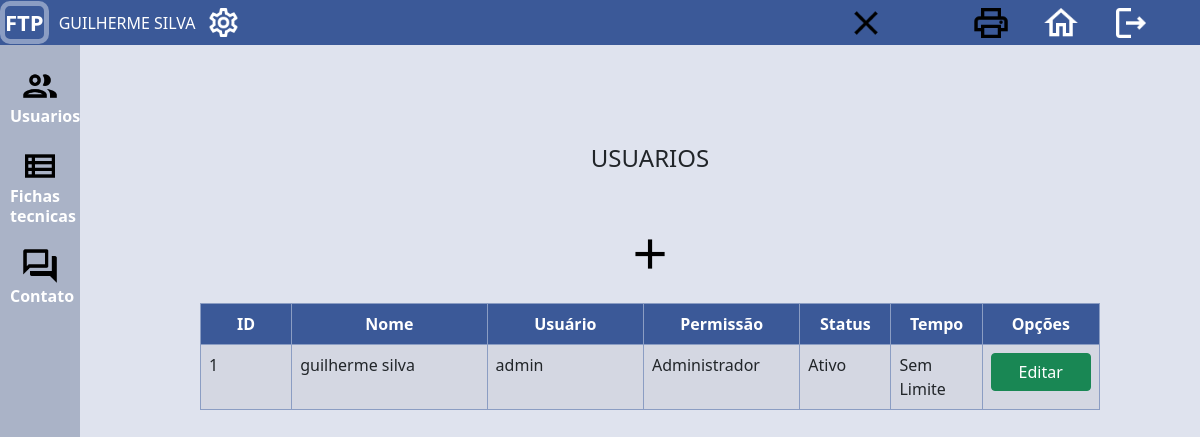
/paginas/admin/main.php?pagina=../../classes/usuario/visualizar_usuario (signed in), run on the app's committed database.
### tables this page shows
CREATE TABLE `usuarios` (
  `id` int(11) NOT NULL,
  `nome` varchar(60) DEFAULT NULL,
  `email` varchar(60) DEFAULT NULL,
  `user` varchar(60) DEFAULT NULL,
  `pass` varchar(60) DEFAULT NULL,
  `permissao` varchar(1) DEFAULT NULL,
  `status` varchar(1) DEFAULT NULL,
  `tempo` int(11) DEFAULT NULL,
  `telefone` varchar(32) DEFAULT NULL,
  `dataCadastro` varchar(64) DEFAULT NULL,
  `dataCadastroUnix` varchar(64) DEFAULT NULL,
  `idAdm` int(11) DEFAULT NULL,
  `excluido` varchar(1) DEFAULT NULL,
  `ativo` int(1) DEFAULT 1,
  `setor` int(64) DEFAULT NULL,
  `nasc` date DEFAULT NULL
);

### classes/usuario/visualizar_usuario.php (the view, shortened to what this page needs)
<center style="margin-left: 100px; margin-top: 100px !important; position: relative !important;">
            <h4>USUARIOS</h4>
<br><br>
        <?php
        include("../../config/config.php");
        global $pdo;
        $consulta = $pdo->query("SELECT * FROM usuarios;");
        echo "<table class='table table-striped table-bordered table-condensed table-hover' style='margin-left: 100px; table-layout:fixed; max-width: 900px; word-wrap: break-word; !important; position: absolute;'>";
        echo "<thead>";
        echo "<tr>";
        echo "<div class='thead'>";
        echo "<th scope='col' style='width: 70px;'>ID</th>";
        echo "<th scope='col' style='width: 150px;'>Nome</th>";
        echo "<th scope='col' style='width: 120px;'>Usuário</th>";
        echo "<th scope='col' style='width: 120px;'>Permissão</th>";
        echo "<th scope='col' style='width: 70px;'>Status</th>";
        echo "<th scope='col' style='width: 70px;'>Tempo</th>";
        echo "<th scope='col' style='width: 90px;'>Opções</th>";
        echo "</div>";
        echo "</tr>";
        echo "</thead>";
        echo "<a href='?pagina=../../paginas/cadastros/cadastrar_usuario'>";
        echo "<img src='../../imagens/navbar/plus.png' alt='botao-ativar-informativo' width='50' title='Novo Usuario'>";
        echo "</a>";
        echo "<br><br>";
        while ($linha = $consulta->fetch(PDO::FETCH_ASSOC)) {
            if($linha['status'] != 2){
                $linha['tempo'] = "Sem Limite";
            }
            else{
                $linha['tempo'] = (($linha['tempo'] - time()));
                $dias = ($linha['tempo'] / 86400 % 86400);
                $dias = intval($dias);
                $horas = ($linha['tempo'] / 3600 % 24);
                $horas = intval($horas);
                $minutos = ($linha['tempo'] /60 %60);
                $minutos = intval($minutos);
                $segundos = ($linha['tempo'] % 60);
                $segundos = intval($segundos);
                $diaFinal = ($linha['tempo'] + time());
                $diaFinal = gmdate("d/m/y á\s\ H:i:s", ($diaFinal + $fusoHorario));
                if($linha['tempo'] <= 0){
                    $linha['tempo'] = "Tempo Esgotado";
                }
                else{
                    $linha['tempo'] = ("Tempo restante: " .$dias." dias, ". $horas . ":" . $minutos . ":" . $segundos . " Acesso Garantido até: " . $diaFinal);
                }
            }
            switch ($linha['status']) {
                case 1:
                    $linha['status'] = 'Ativo';
                    break;
                case 2:
                    $linha['status'] = 'Temporario';
                    break;
            }
            switch ($linha['permissao']) {
                case 1:
                    $linha['permissao'] = 'Comum';
                    break;
                case 3:
                    $linha['permissao'] = 'Administrador';
                    break;
            }
            if($linha['excluido'] == 0){
                echo "<tr>";
                echo  " <td> {$linha['id']} </td>  <td> {$linha['nome']}  </td> <td> {$linha['user']} </td> <td> {$linha['permissao']} </td> <td>". $linha['status'] ."</td> <td>". $linha['tempo'] ."</td> ";
                echo "<td>";
                echo "<a href='/paginas/admin/main.php?pagina=../cadastros/editar_usuario&id=" . $linha['id'] . "'><button type='button' class='btn btn-success' style='width: 100px;'>Editar</button></a>";
                echo "</td>";
                echo "</tr>";
            }
        }
        echo "</table>";
    ?>
</center>

### css/ftp.css (style rules this page uses)
body { background-color: #dfe3ee; width: 100%; }
a { color: white !important; text-decoration: none !important; }
img { cursor: pointer; }
.table { border: 1px solid #8b9dc3; color: #3b5998; }
.table thead { color: #ffffff; background-color: #3b5998; text-align: center; }
tr { cursor: pointer; }

### data on the page
usuarios: id "1", nome "guilherme silva", user "admin", permissao "Administrador", status "Ativo", tempo "Sem Limite"

### other printed values
$_SESSION['nome'] "GUILHERME SILVA"
